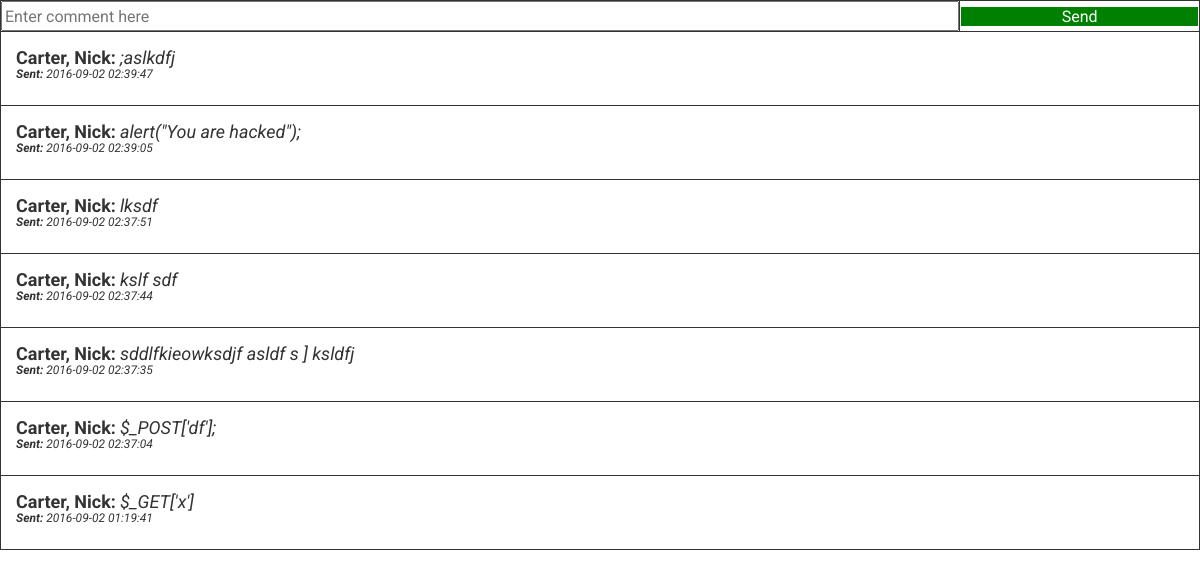
The app's page /queries/gethealercomments.php?accountid=7&q=comments (signed in) with its own data.
### tables this page shows
CREATE TABLE IF NOT EXISTS `client_feedback` (
  `FEEDBACK_ID` int(11) NOT NULL AUTO_INCREMENT,
  `COMMENT` varchar(32000) NOT NULL,
  `CLIENT_ID` int(11) NOT NULL,
  `LABEL` varchar(20) NOT NULL,
  `LABEL_ID` int(11) NOT NULL,
  `DATEADDED` varchar(30) NOT NULL,
  PRIMARY KEY (`FEEDBACK_ID`)
);

CREATE TABLE IF NOT EXISTS `client` (
  `CLIENT_ID` int(11) NOT NULL AUTO_INCREMENT,
  `ACCT_ID` int(11) NOT NULL,
  `FIRSTNAME` varchar(30) NOT NULL,
  `LASTNAME` varchar(30) NOT NULL,
  `ADDRESS` varchar(60) NOT NULL,
  `EMAIL_ADDRESS` varchar(30) NOT NULL,
  `MOBILE` varchar(15) NOT NULL,
  PRIMARY KEY (`CLIENT_ID`)
);

### queries/gethealercomments.php (the view, shortened to what this page needs)
<?php
		include 'connection.php';
		include 'styles.php';
?>
		<table style="width: 100%;" cellspacing="6px" >
<?php
		if(isset($_GET['accountid']) && isset($_GET['q'])) {
				$labelid = $_GET['accountid'];
				$q = $_GET['q'];
				if($q == "comments") {
						?>
								<?php
										if($_SESSION['TYPE'] == 'Client') {
								?>
								<tr style="width: 100%;">
										<form action="" method="post" autocomplete="off">
										<td style="width: 80%; height: 100%;">
												<input type="text" name="comment" style="width: 100%; height: 30px;" placeholder="Enter comment here" required>
										</td>
										<td style="width: 20%; padding: 1px;">
												<input type="submit" value="Send" style="width: 100%; height: 100%; background-color: green; color:white; padding: 0! important; border: 0px;">
										</td>
										</form>
								</tr>
								<?php
										}
										$sql = "SELECT * FROM client_feedback WHERE LABEL = 'healer' AND LABEL_ID = '$labelid' ORDER BY DATEADDED DESC";
										$retrieve = $conn->query($sql)->fetchAll();
										if($retrieve) {
												foreach($retrieve as $row) {
														$clientid = $row['CLIENT_ID'];
														$comment = $row['COMMENT'];
														$date = $row['DATEADDED'];
														$sql2 = "SELECT * FROM client WHERE CLIENT_ID = '$clientid'";
														$retrieve2 = $conn->query($sql2)->fetchAll();
														if($retrieve2) {
																foreach($retrieve2 as $row2) {
																		$name = $row2['LASTNAME']. ", " .$row2['FIRSTNAME'];
																}
														}
						?>
								<tr style="width: 100%; min-height: 90px; background-color: #fff;">
										<td style="padding: 15px;" colspan="2"><span style="font-weight: bold; font-style: underline; font-size: 18px;"><?php echo $name; ?>:</span> <span style="font-style: italic; font-size: 18px;"><?php echo $comment; ?></span><br /><p style="font-size: 12px; line-height: 12px;"><i><b>Sent:</b> <?php echo $date; ?></i><br />
										</p></td>
								</tr>
						<?php
												}
										}
										else {
						?>
												<tr style="width: 100%; min-height: 90px; background-color: #fff;">
														<td style="padding: 15px;" colspan="2"><span style="font-style: italic; font-size: 18px;">No comment yet.</span></td>
												</tr>
						<?php
										}
								?>
						<?php
				}
		}
?>
</table>

### queries/styles.php (style rules this page uses)
body table { width: 100%; }
td { border: 1px solid; }

### records on screen
client_feedback: CLIENT_ID.FIRSTNAME "Carter, Nick", COMMENT ";aslkdfj", DATEADDED "2016-09-02 02:39:47"
client_feedback: CLIENT_ID.FIRSTNAME "Carter, Nick", COMMENT "alert(\"You are hacked\");", DATEADDED "2016-09-02 02:39:05"
client_feedback: CLIENT_ID.FIRSTNAME "Carter, Nick", COMMENT "lksdf", DATEADDED "2016-09-02 02:37:51"
client_feedback: CLIENT_ID.FIRSTNAME "Carter, Nick", COMMENT "kslf sdf", DATEADDED "2016-09-02 02:37:44"
client_feedback: CLIENT_ID.FIRSTNAME "Carter, Nick", COMMENT "sddlfkieowksdjf asldf s ] ksldfj", DATEADDED "2016-09-02 02:37:35"
client_feedback: CLIENT_ID.FIRSTNAME "Carter, Nick", COMMENT "$_POST['df'];", DATEADDED "2016-09-02 02:37:04"
client_feedback: CLIENT_ID.FIRSTNAME "Carter, Nick", COMMENT "$_GET['x']", DATEADDED "2016-09-02 01:19:41"
